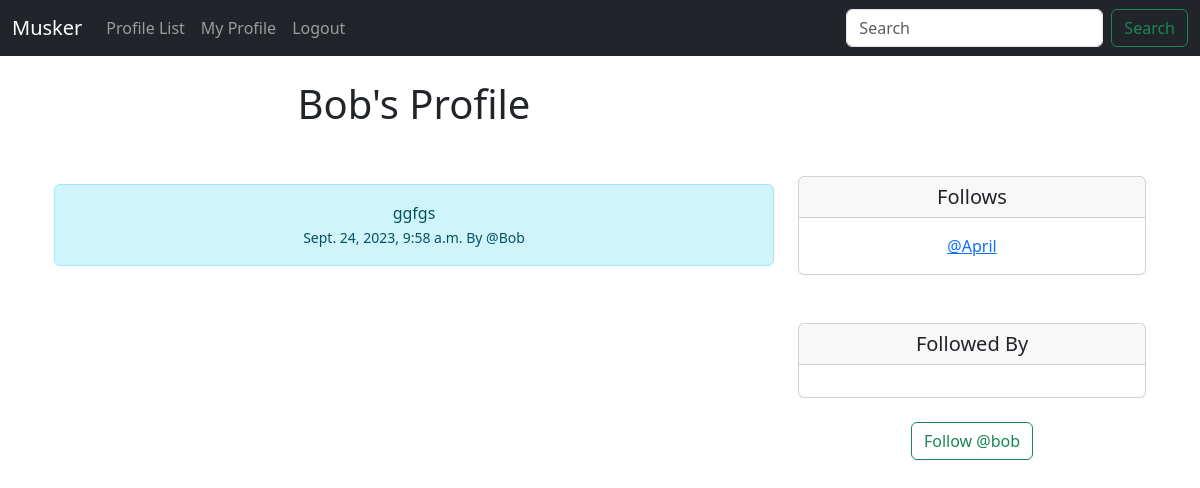
The app's page /profile/2 (signed in) with its own data.
### musker/models.py (models this page shows, shortened)
class Profile(models.Model):
    user = models.OneToOneField(User, on_delete=models.CASCADE)
    follows = models.ManyToManyField("self",
        related_name="followed_by",
        symmetrical=False,
        blank=True)
    date_modified = models.DateTimeField(User, auto_now=True)
    def __str__(self):
        return self.user.username

class Meep(models.Model):
    user = models.ForeignKey(
        User, related_name="meeps",
        on_delete=models.DO_NOTHING
        )
    body = models.CharField(max_length=300)
    created_at = models.DateTimeField(auto_now_add=True)

### musker/views.py (the view, shortened to what this page needs)
# urls.py: path('profile/<int:pk>', views.profile, name='profile'),
def profile(request, pk):
    if request.user.is_authenticated:
        profile = Profile.objects.get(user_id=pk)
        meeps = Meep.objects.filter(user_id=pk).order_by("-created_at")
        return render(request, "profile.html", {"profile":profile, "meeps":meeps})
    else:
        messages.success(request, ("You need to log in."))
        return redirect('home')

### musker/templates/profile.html (shortened to what this page needs)
{% extends 'base.html' %}
{% block content %}
{% if profile %}
    <div class="container text-center">
        <div class="row">
            <div class="col-8">
                <h1>{{ profile.user.username }}'s Profile</h1>
                <br/><br/>
                {% if meeps %}
                {% for meep in meeps %}
                <div class="alert alert-info" role="alert">
                  {{ meep.body }}
                  <br/>
                  <small>
                      {{ meep.created_at }} By @{{ meep.user.username }}
                  </small>
                  </div>
                <br><br/>
                {% endfor %}
            {% endif %}
            </div>
    <div class="col-4">
<br/><br/><br/><br/>
        <div class="card">
            <h5 class="card-header">Follows</h5>
            <div class="card-body">
              <p class="card-text">
                {% for following in profile.follows.all %}
                <a href="{% url 'profile' following.user.id %}">@{{ following }}</a><br/>
            {% endfor %}
              </p>
            </div>
          </div>
    <br/><br/>
    <div class="card">
        <h5 class="card-header">Followed By</h5>
        <div class="card-body">
        </div>
      </div>
      <br/>
    <form method="POST">
    {% if profile in user.profile.follows.all %}
        <button class="btn btn-outline-warning" name="follow" value="unfollow" type="submit">Unfollow @{{profile.user.username|lower}}</button>
    {% else %}
    <button class="btn btn-outline-success" name="follow" value="unfollow" type="submit">Follow @{{profile.user.username|lower}}</button>
    {% endif %}
    </form>
    <br/>
    </div>
</div>
</div>
<br/>
{% endif %}
{% endblock %}

### records on screen
Profile: user.username "Bob", user.username "bob"
Meep: body "ggfgs", created_at "Sept. 24, 2023, 9:58 a.m.", user.username "Bob"
Profile: user.username "April"
